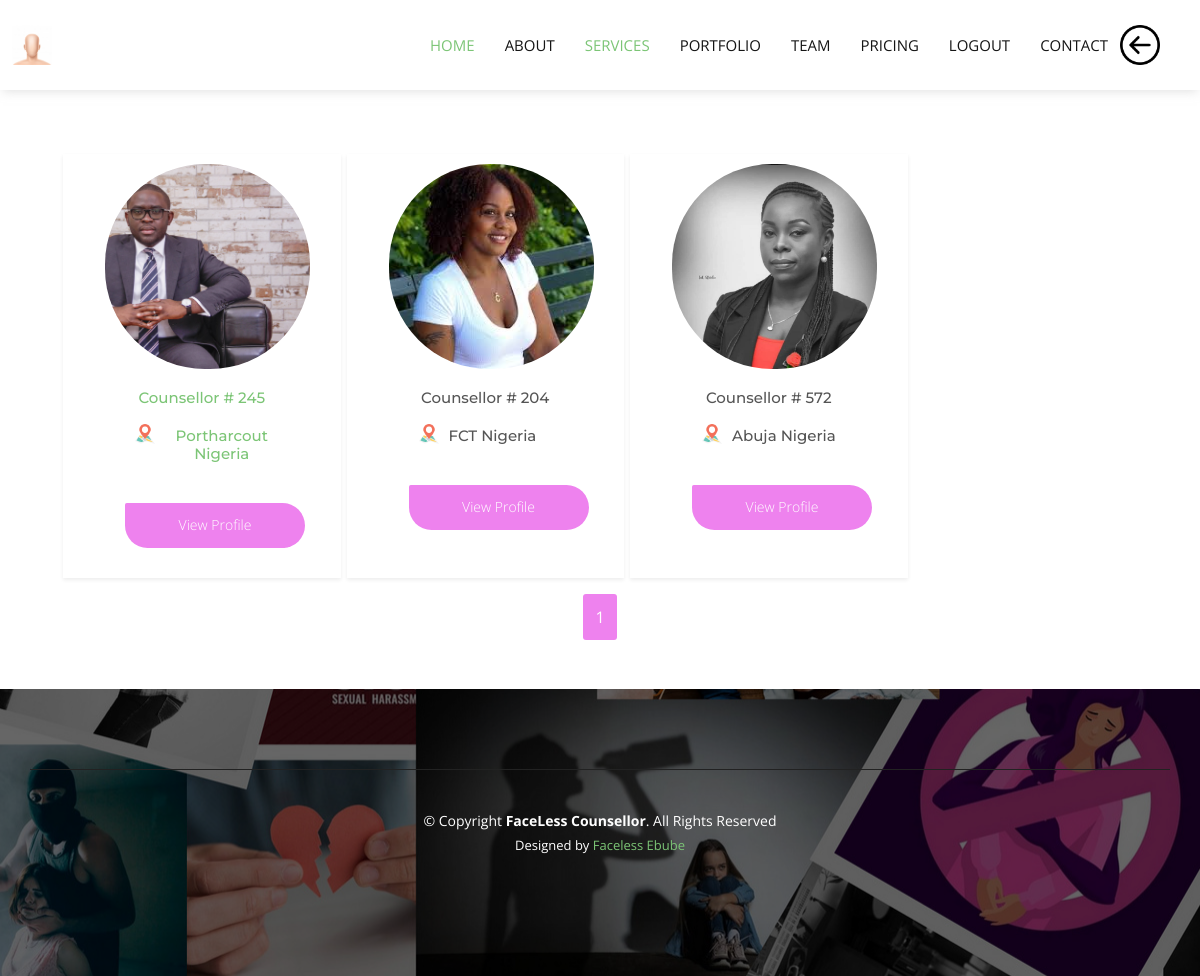
/verified_worker (signed in), run on the app's committed database.
### fc/models.py (models this page shows)
class Worker(db.Model, UserMixin):
    id = db.Column(db.Integer, primary_key=True)
    fc_id = db.Column(db.String(255), nullable=False)
    name = db.Column(db.String(255), nullable=False)
    email = db.Column(db.String(255), unique=True, nullable=False)
    phone = db.Column(db.String(255), unique=True, nullable=False)
    role = db.Column(db.String(255), nullable=False)
    gender = db.Column(db.String(255), nullable=False)
    date_of_birth =db.Column(db.String(255), nullable=True)
    country = db.Column(db.String(255), nullable=True)
    city = db.Column(db.String(255), nullable=True)
    age = db.Column(db.String(255), nullable=True)
    about = db.Column(db.String(255), nullable=True)
    id_card = db.Column(db.String(255), nullable=True)
    marrital_status = db.Column(db.String(255), nullable=True)
    education = db.Column(db.String(255), nullable=True)
    religion = db.Column(db.String(255), nullable=True)
    languages = db.Column(db.String(255), nullable=True)
    hobbies = db.Column(db.String(255), nullable=True)
    number_of_jobs = db.Column(db.String(255), nullable=True)
    stars = db.Column(db.String(255), nullable=True)
    fc_image = db.Column(db.String(255), nullable=True, default='default.jpg')
    image = db.Column(db.String(255), nullable=True, default='default.jpg')
    completed_at = db.Column(db.DateTime(), default=datetime.utcnow)
    status = db.Column(db.String(255), nullable=True, default= 0)
    active = db.Column(db.Boolean())
    confirmed_at = db.Column(db.DateTime())

### fc/routes.py (the view)
@app.route('/verified_worker', methods=['GET', 'POST'])
@login_required
def verified_worker():
  page = request.args.get('page', 1, type=int)
  workers = Worker.query.order_by(Worker.completed_at.desc()).paginate(page = page,  per_page=3)
  return render_template('/verified_worker.html', title='Verified_worker', workers = workers)

### fc/__init__.py (called while the page is built)
@login_manager.user_loader
def load_user(user_id):
	return User.query.get(int(user_id))

### fc/templates/verified_worker.html (shortened to what this page needs)
<!DOCTYPE html>
<html lang="en">
<head>
  <link href="/static/home_style/assets/vendor/aos/aos.css" rel="stylesheet">
  <link href="/static/home_style/assets/vendor/bootstrap/css/bootstrap.min.css" rel="stylesheet">
  <link href="/static/home_style/assets/vendor/boxicons/css/boxicons.min.css" rel="stylesheet">
    <link href="/static/home_style/assets/vendor/bootstrap-icons/bootstrap-icons.css" rel="stylesheet">
  <link href="/static/home_style/assets/vendor/glightbox/css/glightbox.min.css" rel="stylesheet">
  <link href="/static/home_style/assets/vendor/swiper/swiper-bundle.min.css" rel="stylesheet">
  <link href="/static/home_style/assets/css/style.css" rel="stylesheet">
</head>
<body>
  <header id="header" class="d-flex align-items-center">
    <div class="container d-flex align-items-center justify-content-between">
      <div class="logo">
        <a href="{{url_for('home')}}"><img src="/static/home_style/assets/img/new/mee.jpg" alt="" class="img-fluid"></a>
      </div>
      <nav id="navbar" class="navbar">
        <ul>
          <li><a class="nav-link scrollto active" href="#hero">Home</a></li>
          <li><a class="nav-link scrollto" href="#about">About</a></li>
          <li><a class="nav-link scrollto" href="#services">Services</a></li>
          <li><a class="nav-link scrollto " href="#portfolio">Portfolio</a></li>
          <li><a class="nav-link scrollto" href="#team">Team</a></li>
          <li><a class="nav-link scrollto" href="#pricing">Pricing</a></li>
          <li ><a href="{{url_for('logout')}}"><span>Logout</span> </a>
          </li>
          <li><a class="nav-link scrollto" href="#contact">Contact</a></li>
                  </div>
        <i>
           <a href="{{url_for('fields')}}"><img src="/static/post_style/images/new/back-button.png" style="width:40px; height:40px; margin-right: 40px">
        </i>
  </header>
  <main id="main">
    <section id="services" class="services">
       <div class="container" data-aos="fade-up">
        <div class="section-title text-center">
          <h2 style="font-size:30px; ">Recently Verified Counsellors</h2>
        </div>
        <div class="row" data-aos="fade-up" data-aos-delay="100" style=" padding-left: 30px;">
                {% for worker in workers.items %}
          <div class="col-md-6 col-lg-3 border-1 shadow-sm" style="max-width:300px;margin: 3px ">
            <div class="block-pricing" style="justify-content: center;padding:10px 30px; ">
               <img src="{{url_for('static', filename='user_uploads/' + worker.fc_image)}}" style="width:205px; height:205px;border-radius: 100px; object-fit: cover;object-position: 100% 0%;" alt="About" >
                 <center>
                    <h4 style="font-size:15px; text-align: center; margin: 20px"> {{worker.role}} # {{worker.fc_id}}</h4>
                    <h4 style="display:flex; font-size:15px;text-align: center; margin: 20px"><img src="/static/home_style/assets/img/new/locc.png" style="width: 20px; height:20px; margin:-3px 10px"> {{worker.city}}  {{worker.country}}</h4>
                 </center>
                  <div class="table_btn">
                    <a href="{{url_for('detail', fc_id = worker.id)}}" class="btn" style="margin:20px;font-size: 14px; background-color:violet;padding:10px; width:180px; height:45px;color:#ffffff;border-bottom-right-radius: 50px; border-bottom-left-radius:50px; border-top-right-radius:50px; font-weight:100"></i> View Profile</a>
                 </div>
              </div>
          </div >
                {% endfor %}
        </div>
        <br>
        <center>
        {% for page_num in workers.iter_pages(left_edge=1, right_edge=1, left_current=1, right_current=2) %}
                      {% if page_num %}
                           {% if workers.page == page_num %}
                            <a style="background-color: violet; color:#ffffff; padding: 12px; border-radius:3px; margin-top:0px" href="{{url_for('home', page= page_num )}}">{{page_num}}</a>
                            {% else %}
                            <a style="border:1px solid violet; padding: 12px; border-radius:3px; margin-top:0px" href="{{url_for('home', page= page_num )}}">{{page_num}}</a>
                            {% endif %}
                          {% else %}
                        ...
                      {% endif %}
                  {% endfor %}
        </center>
      </div>
    </section>
  </main>
  <footer id="footer">
    <div class="footer-top">
    <div class="container footer-bottom clearfix">
      <div class="copyright">
        &copy; Copyright <strong><span>FaceLess Counsellor</span></strong>. All Rights Reserved
      </div>
      <div class="credits">
        Designed by <a href="https://bootstrapmade.com/">Faceless Ebube</a>
      </div>
    </div>
  </footer>
</body>
</html>

### fc/static/home_style/assets/css/style.css (style rules this page uses)
body { font-family: "Open Sans", sans-serif; color: #555555; }
a { text-decoration: none; color: #7cc576; }
h1, h2, h3, h4, h5, h6 { font-family: "Montserrat", sans-serif; }
#header { height: 90px; transition: all 0.5s; z-index: 997; transition: all 0.5s; background: #fff; box-shadow: 0 4px 10px -3px rgba(191, 191, 191, 0.5); }
#header .logo img { padding: 0; margin: 0; max-height: 40px; }
.scrolled-offset { margin-top: 90px; }
.navbar { padding: 0; }
.navbar ul { margin: 0; padding: 0; display: flex; list-style: none; align-items: center; }
.navbar li { position: relative; }
.navbar a, .navbar a:focus { display: flex; align-items: center; justify-content: space-between; padding: 10px 0 10px 30px; font-size: 15px; color: #151515; text-transform: uppercase; white-space: nowrap; transition: 0.3s; }
.navbar a:hover, .navbar .active, .navbar .active:focus, .navbar li:hover > a { color: #7cc576; }
section { padding: 60px 0; overflow: hidden; }
.section-title { text-align: center; padding-bottom: 40px; }
.section-title h2 { font-size: 32px; font-weight: bold; text-transform: uppercase; margin-bottom: 15px; padding-bottom: 0; color: #151515; }
#footer { background: url("../img/footer-bg.jpg") center center no-repeat; color: #fff; font-size: 14px; position: relative; }
#footer::before { content: ""; position: absolute; left: 0; right: 0; top: 0; bottom: 0; background: rgba(0, 0, 0, 0.60); z-index: 1; }
#footer .footer-top { position: relative; z-index: 2; text-align: center; padding: 80px 0; }
#footer .footer-bottom { border-top: 1px solid #222222; z-index: 2; position: relative; padding-top: 40px; padding-bottom: 40px; }
#footer .copyright { text-align: center; }
#footer .credits { text-align: center; font-size: 13px; padding-top: 5px; }

### data on the page
Worker: fc_image (picture), role "Counsellor", fc_id "245", city "Portharcout", country "Nigeria"
Worker: fc_image (picture), role "Counsellor", fc_id "204", city "FCT", country "Nigeria"
Worker: fc_image (picture), role "Counsellor", fc_id "572", city "Abuja", country "Nigeria"

### other printed values
{{ page_num }} "1"
